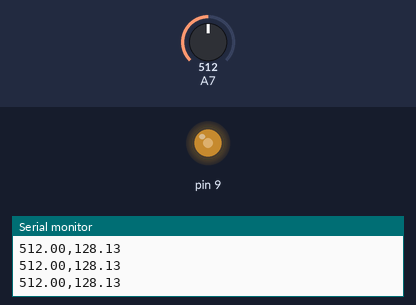
This sketch was run on a simulated Arduino Nano, built with avr-gcc and run on an emulated ATmega328P. Parts: output pins drawn as LEDs (lit = HIGH), the last lines printed to the serial monitor. The inputs (shaded band) are chosen by the test bench; at power-on: A7 = 512.

Above: at 1.2 s.
1.3 s: A7 set to 411
At 2.1 s:
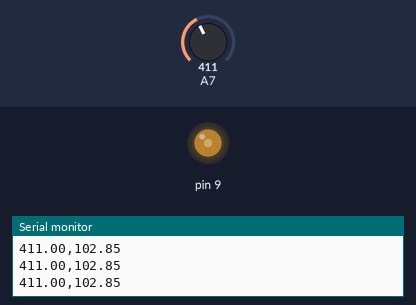
2.8 s: A7 set to 382
At 3.2 s:
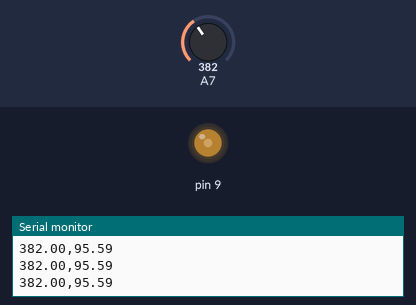
5.8 s: A7 set to 122
At 6.6 s:
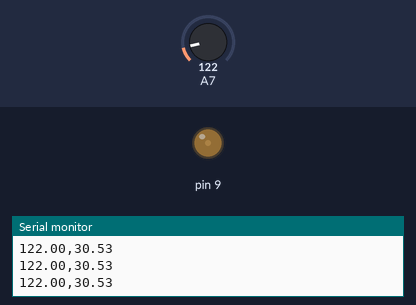
7.3 s: A7 set to 0
At 7.6 s:
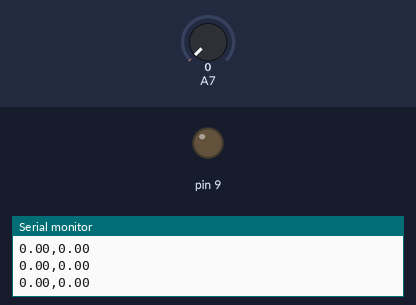
8.8 s: A7 set to 716
At 10.0 s:
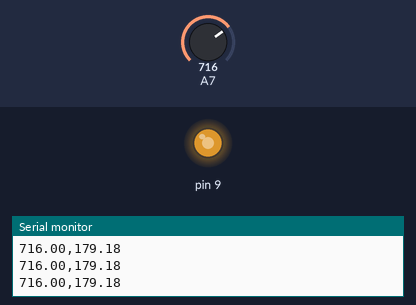
10.3 s: A7 set to 900
At 11.7 s:
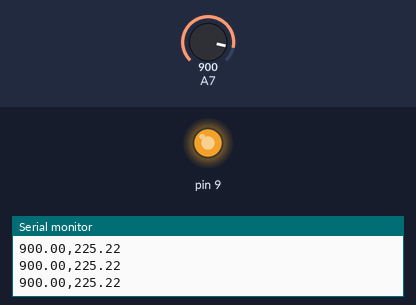
Timing chart, 0 to 12.8 s (numbered marks = the images above; inputs shaded):
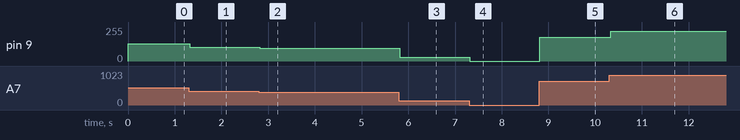

The sketch:

P09_00_00-BeaconControl.ino.ino
```cpp
double SensorVal;
void setup() {
  // put your setup code here, to run once:
  Serial.begin(9600);
}

void loop() {
  SensorVal = analogRead(A7); //0 to 1019
  Serial.print(SensorVal);
  Serial.print(",");
  SensorVal = SensorVal / 1019;
  SensorVal = 255 * SensorVal;
  Serial.println(SensorVal);
  analogWrite(9, SensorVal);
}
```

Measured:
- after the input at 1.3 s, pin 9: 128/255 → 102/255 at once
- after the input at 2.8 s, pin 9: 102/255 → 95/255 at once
- after the input at 5.8 s, pin 9: 95/255 → 30/255 at once
- after the input at 7.3 s, pin 9: 30/255 → 0/255 at once
- after the input at 8.8 s, pin 9: 0/255 → 179/255 at once
- after the input at 10.3 s, pin 9: 179/255 → 225/255 at once
